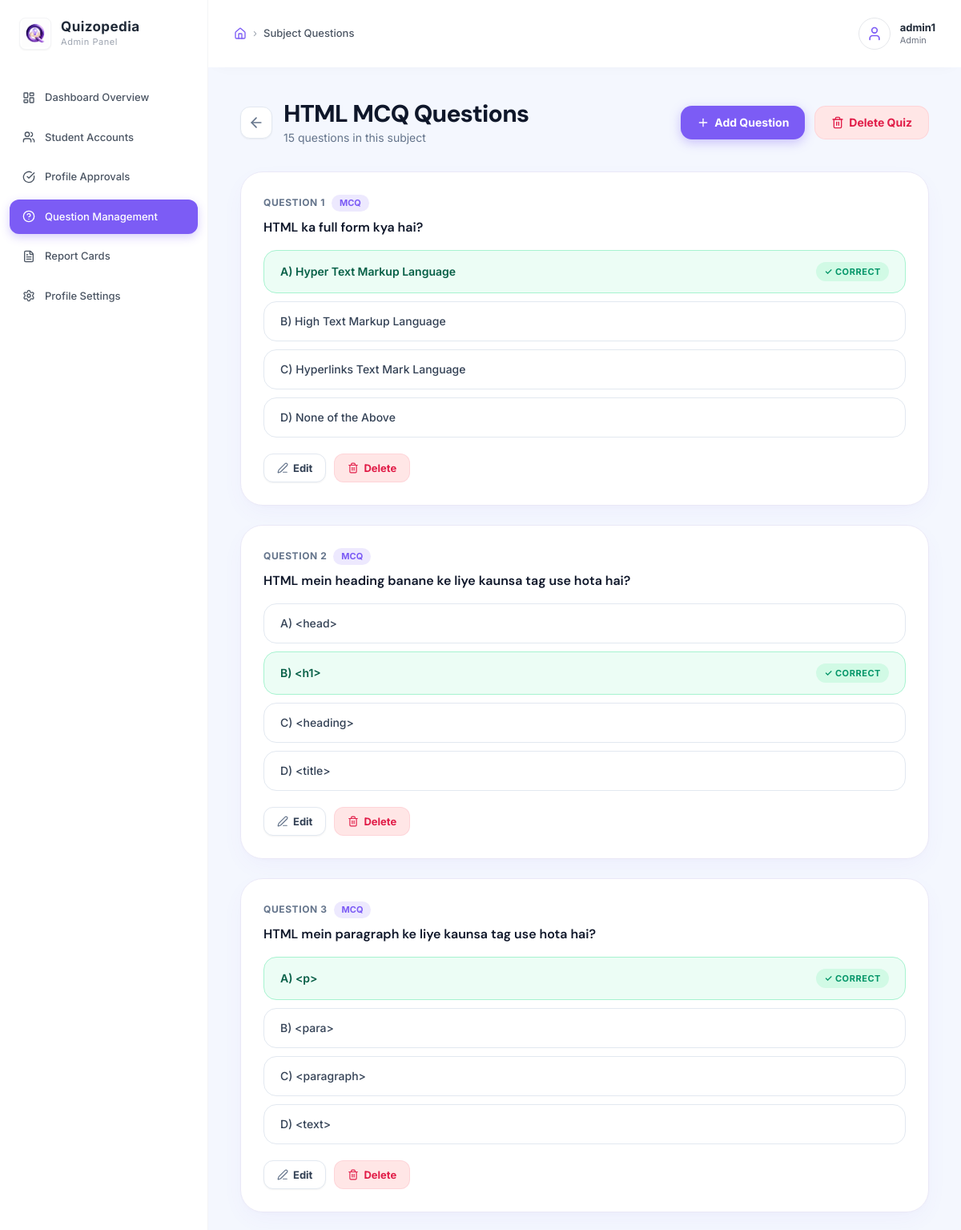
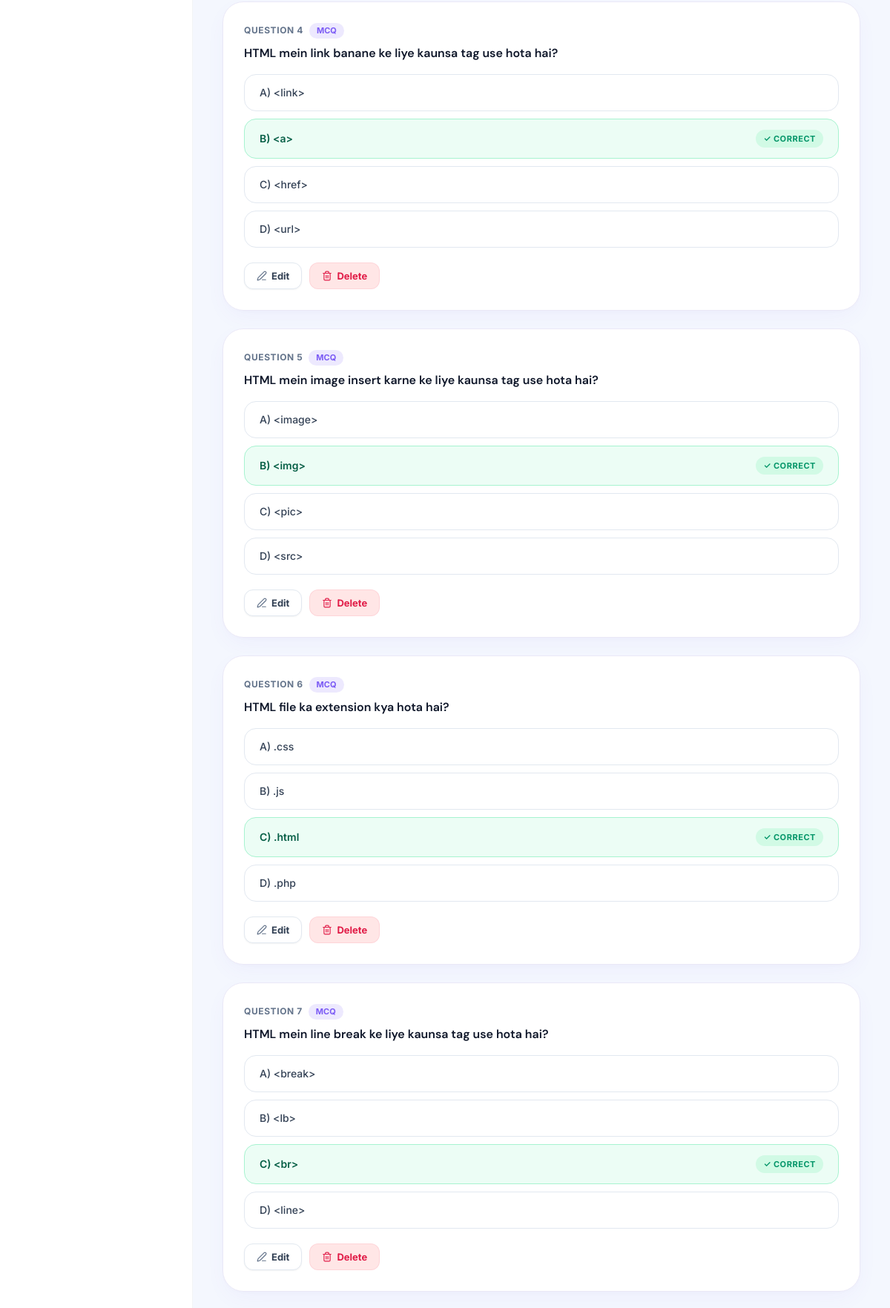
/questions/subject/6/ (signed in, upper part), run on the app's committed database (2 pictures, top to bottom).
### user/models.py (models this page shows, shortened)
class Subject(models.Model):
    name = models.CharField(max_length=150)
    description = models.TextField(blank=True)

class Question(models.Model):
    QUESTION_TYPE_CHOICES = [
        ('qna', 'Question & Answer'),
        ('mcq', '4 Option MCQ'),
    ]
    subject = models.ForeignKey(Subject, on_delete=models.CASCADE, related_name='questions')
    question_type = models.CharField(max_length=3, choices=QUESTION_TYPE_CHOICES, default='qna')
    question_text = models.TextField()
    option_a = models.CharField(max_length=255, default="")
    option_b = models.CharField(max_length=255, default="")
    option_c = models.CharField(max_length=255, default="")
    option_d = models.CharField(max_length=255, default="")
    correct_option = models.CharField(
        max_length=1,
        choices=[('A', 'Option A'), ('B', 'Option B'), ('C', 'Option C'), ('D', 'Option D')],
        default='A'
    )
    @property
    def is_mcq(self):
        return self.question_type == 'mcq'

### adminpanel/views.py (the view)
# urls.py: path('questions/subject/<int:pk>/', views.subject_questions, name='subject_questions'),
@admin_required
def subject_questions(request, pk):
    subject = get_object_or_404(Subject, id=pk)
    questions = subject.questions.all().order_by('id')
    return render(request, 'adminpanel/subject_questions.html', {
        'subject': subject,
        'questions': questions,
    })

### adminpanel/context_processors.py (called while the page is built)
def pending_approvals_count(request):
    if request.user.is_authenticated and (request.user.is_staff or request.user.is_superuser):
        count = ProfileUpdateRequest.objects.filter(status='pending').count()
        return {'pending_approvals_count': count}
    return {'pending_approvals_count': 0}

### adminpanel/templates/adminpanel/subject_questions.html (shortened to what this page needs)
{% extends 'adminpanel/base.html' %}
{% block active_questions %}active{% endblock %}
{% block breadcrumb %}Subject Questions{% endblock %}
{% block content %}
<div class="mb-8 flex flex-col sm:flex-row sm:items-center sm:justify-between gap-4">
  <div class="flex items-center gap-3.5">
    <a href="{% url 'question_list' %}" class="w-10 h-10 rounded-xl bg-white border border-[#e2e8f0] text-[#64748b] hover:text-[#0f172a] hover:border-slate-300 transition flex items-center justify-center shadow-sm" title="Back to Subjects">
      <i data-lucide="arrow-left" class="w-5 h-5"></i>
    </a>
    <div>
      <h1 class="text-2xl sm:text-3xl font-extrabold tracking-tight text-[#0f172a]">{{ subject.name }}</h1>
      <p class="text-[#64748b] text-sm mt-0.5 font-normal">{{ questions.count }} question{{ questions.count|pluralize }} in this subject</p>
    </div>
  </div>
  <div class="flex items-center gap-2.5 sm:gap-3">
    <a href="{% url 'question_add_mcq' %}?subject={{ subject.name|urlencode }}"
      class="h-[42px] px-4 sm:px-5 rounded-[14px] font-bold text-xs sm:text-sm bg-[#7c5cf5] hover:bg-[#6d42e8] text-white flex items-center gap-1.5 shadow-[0_4px_14px_rgba(124,92,245,0.35)] transition-all duration-200 active:scale-95">
      <i data-lucide="plus" class="w-4 h-4 text-white"></i> Add Question
    </a>
    <form method="POST" action="{% url 'subject_delete' subject.id %}" onsubmit="return confirm('Are you sure you want to delete the entire quiz \'{{ subject.name|escapejs }}\' and all its {{ questions.count }} questions? This cannot be undone.');" class="m-0 p-0">
      <button type="submit"
        class="h-[42px] px-4 sm:px-5 rounded-[14px] font-bold text-xs sm:text-sm bg-[#ffe6e6] hover:bg-[#fecdd3] text-[#e11d48] border border-[#fecdd3]/70 flex items-center gap-1.5 transition-all duration-200 active:scale-95" title="Delete entire quiz">
        <i data-lucide="trash-2" class="w-4 h-4 text-[#e11d48]"></i> Delete Quiz
      </button>
    </form>
  </div>
</div>
{% if questions %}
<div class="space-y-6">
  {% for q in questions %}
  <div class="rounded-[28px] p-6 sm:p-7 bg-white border border-[#eae8f7] shadow-[0_10px_30px_-5px_rgba(124,92,245,0.06),0_2px_8px_rgba(0,0,0,0.02)] flex flex-col">
    <div class="flex items-center gap-2 mb-2">
      <span class="text-xs font-bold text-[#64748b] tracking-wider uppercase">QUESTION {{ forloop.counter }}</span>
      {% if q.is_mcq %}
      <span class="text-[11px] font-bold px-2.5 py-0.5 rounded-full bg-[#ede9fe] text-[#7c5cf5]">MCQ</span>
      {% else %}
      <span class="text-[11px] font-bold px-2.5 py-0.5 rounded-full bg-emerald-50 text-emerald-600 border border-emerald-200/70">Q&A</span>
      {% endif %}
    </div>
    <h3 class="text-[15px] sm:text-base font-semibold text-[#0f172a] leading-relaxed mb-4">
      {{ q.question_text }}
    </h3>
    {% if q.is_mcq %}
    <div class="space-y-2.5 mb-5">
      {% if q.option_a %}
      <div class="flex items-center justify-between px-4 py-3 sm:px-5 sm:py-3.5 rounded-[16px] transition-all
        {% if q.correct_option == 'A' %}bg-[#ecfdf5] border border-[#a7f3d0]{% else %}bg-white border border-[#e2e8f0]{% endif %}">
        <span class="text-sm {% if q.correct_option == 'A' %}font-semibold text-[#065f46]{% else %}font-medium text-[#334155]{% endif %}">A) {{ q.option_a }}</span>
        {% if q.correct_option == 'A' %}
        <span class="text-[11px] font-bold tracking-wider px-2.5 py-1 rounded-full bg-[#d1fae5] text-[#059669] uppercase flex items-center gap-1 shrink-0">&check; CORRECT</span>
        {% endif %}
      </div>
      {% endif %}
      {% if q.option_b %}
      <div class="flex items-center justify-between px-4 py-3 sm:px-5 sm:py-3.5 rounded-[16px] transition-all
        {% if q.correct_option == 'B' %}bg-[#ecfdf5] border border-[#a7f3d0]{% else %}bg-white border border-[#e2e8f0]{% endif %}">
        <span class="text-sm {% if q.correct_option == 'B' %}font-semibold text-[#065f46]{% else %}font-medium text-[#334155]{% endif %}">B) {{ q.option_b }}</span>
        {% if q.correct_option == 'B' %}
        <span class="text-[11px] font-bold tracking-wider px-2.5 py-1 rounded-full bg-[#d1fae5] text-[#059669] uppercase flex items-center gap-1 shrink-0">&check; CORRECT</span>
        {% endif %}
      </div>
      {% endif %}
      {% if q.option_c %}
      <div class="flex items-center justify-between px-4 py-3 sm:px-5 sm:py-3.5 rounded-[16px] transition-all
        {% if q.correct_option == 'C' %}bg-[#ecfdf5] border border-[#a7f3d0]{% else %}bg-white border border-[#e2e8f0]{% endif %}">
        <span class="text-sm {% if q.correct_option == 'C' %}font-semibold text-[#065f46]{% else %}font-medium text-[#334155]{% endif %}">C) {{ q.option_c }}</span>
        {% if q.correct_option == 'C' %}
        <span class="text-[11px] font-bold tracking-wider px-2.5 py-1 rounded-full bg-[#d1fae5] text-[#059669] uppercase flex items-center gap-1 shrink-0">&check; CORRECT</span>
        {% endif %}
      </div>
      {% endif %}
      {% if q.option_d %}
      <div class="flex items-center justify-between px-4 py-3 sm:px-5 sm:py-3.5 rounded-[16px] transition-all
        {% if q.correct_option == 'D' %}bg-[#ecfdf5] border border-[#a7f3d0]{% else %}bg-white border border-[#e2e8f0]{% endif %}">
        <span class="text-sm {% if q.correct_option == 'D' %}font-semibold text-[#065f46]{% else %}font-medium text-[#334155]{% endif %}">D) {{ q.option_d }}</span>
      </div>
      {% endif %}
    </div>
    {% endif %}
    <div class="flex items-center gap-2.5">
      <a href="{% url 'question_edit' q.id %}"
        class="h-9 px-4 rounded-xl font-bold text-xs sm:text-[13px] bg-white hover:bg-slate-50 text-[#334155] border border-[#e2e8f0] flex items-center gap-1.5 shadow-sm transition-all duration-200 active:scale-95">
        <i data-lucide="edit-3" class="w-3.5 h-3.5 text-[#64748b]"></i> Edit
      </a>
      <form method="POST" action="{% url 'question_delete' q.id %}" onsubmit="return confirm('Are you sure you want to delete this question?');" class="m-0 p-0">
        <button type="submit"
          class="h-9 px-4 rounded-xl font-bold text-xs sm:text-[13px] bg-[#ffe6e6] hover:bg-[#fecdd3] text-[#e11d48] border border-[#fecdd3]/70 flex items-center gap-1.5 transition-all duration-200 active:scale-95" title="Delete question">
          <i data-lucide="trash-2" class="w-3.5 h-3.5 text-[#e11d48]"></i> Delete
        </button>
      </form>
    </div>
  </div>
  {% endfor %}
</div>
{% endif %}
{% endblock %}

### adminpanel/templates/adminpanel/base.html (shortened to what this page needs)
{% load static %}
<!DOCTYPE html>
<html lang="en">
<head>
  <script src="https://cdn.tailwindcss.com"></script>
</head>
<body class="relative min-h-screen w-full flex overflow-x-hidden">
  <div class="fixed inset-0 -z-10 overflow-hidden">
  </div>
  <aside
    class="hidden lg:flex flex-col w-[260px] bg-white text-gray-700 border-r border-gray-100 flex-shrink-0 h-screen sticky top-0 transition-all duration-300 z-50">
    <div class="h-[84px] flex items-center gap-3 px-6">
      <div class="w-10 h-10 rounded-lg overflow-hidden bg-white flex items-center justify-center flex-shrink-0 shadow-sm border border-gray-100">
        <img src="{% static 'images/lo1.jpg' %}" alt="Logo" class="w-full h-full object-contain p-0.5">
      </div>
      <div class="flex flex-col">
        <span class="text-[17px] font-bold tracking-wide text-gray-800 leading-tight">Quizopedia</span>
        <span class="text-[11px] text-gray-400 tracking-wider">Admin Panel</span>
      </div>
    </div>
    <nav class="flex-1 py-4 space-y-1.5 flex flex-col">
      <a href="{% url 'admin_dashboard' %}"
        class="sidebar-link {% block active_db %}{% endblock %} flex items-center gap-3 px-4 py-3 text-[13px] font-medium">
        <i data-lucide="layout-dashboard" class="w-4 h-4"></i> Dashboard Overview
      </a>
      <a href="{% url 'admin_students' %}"
        class="sidebar-link {% block active_students %}{% endblock %} flex items-center gap-3 px-4 py-3 text-[13px] font-medium">
        <i data-lucide="users" class="w-4 h-4"></i> Student Accounts
      </a>
      <a href="{% url 'admin_profile_approvals' %}"
        class="sidebar-link {% block active_approvals %}{% endblock %} flex items-center gap-3 px-4 py-3 text-[13px] font-medium">
        <i data-lucide="check-circle" class="w-4 h-4"></i> Profile Approvals
      </a>
      <a href="{% url 'question_list' %}"
        class="sidebar-link {% block active_questions %}{% endblock %} flex items-center gap-3 px-4 py-3 text-[13px] font-medium">
        <i data-lucide="help-circle" class="w-4 h-4"></i> Question Management
      </a>
      <a href="{% url 'admin_report_cards' %}"
        class="sidebar-link {% block active_report_cards %}{% endblock %} flex items-center gap-3 px-4 py-3 text-[13px] font-medium">
        <i data-lucide="file-text" class="w-4 h-4"></i> Report Cards
      </a>
      <a href="{% url 'admin_profile' %}"
        class="sidebar-link {% block active_profile %}{% endblock %} flex items-center gap-3 px-4 py-3 text-[13px] font-medium">
        <i data-lucide="settings" class="w-4 h-4"></i> Profile Settings
      </a>
    </nav>
  </aside>
  <div class="flex-1 flex flex-col min-w-0 bg-[#f4f7fe]">
    <header class="h-[84px] bg-white flex items-center justify-between px-8 sticky top-0 z-30 shadow-[0_4px_20px_-10px_rgba(0,0,0,0.05)]">
      <div class="flex items-center gap-4">
        <div class="flex items-center gap-2 text-[13px]">
          <i data-lucide="home" class="w-4 h-4 text-[var(--accent-primary)]"></i>
          <span class="text-gray-400">›</span>
          <span class="text-gray-600 font-medium">{% block breadcrumb %}Dashboard Overview{% endblock %}</span>
        </div>
      </div>
      <div class="flex items-center gap-5">
        <div class="flex items-center gap-3">
          <div class="w-10 h-10 rounded-full bg-[var(--accent-primary)]/10 text-[var(--accent-primary)] flex items-center justify-center border border-[var(--accent-primary)]/20 overflow-hidden">
            {% if request.user.profile_picture %}
              <img src="{{ request.user.profile_picture.url }}" alt="Profile" class="w-full h-full object-cover">
            {% else %}
              <i data-lucide="user" class="w-5 h-5"></i>
            {% endif %}
          </div>
          <div class="hidden md:flex flex-col">
            <span class="text-[13px] font-bold text-gray-800 leading-tight">{{ request.user.username }}</span>
            <span class="text-[11px] text-gray-500">Admin</span>
          </div>
        </div>
      </div>
    </header>
    <main class="flex-1 p-6 md:p-10 max-w-6xl w-full mx-auto animate-fade-in">
      {% block content %}
      {% endblock %}
    </main>
  </div>
</body>
</html>

### adminpanel/templates/adminpanel/base.html (style rules this page uses)
:root { --primary: #7c5cf5; --primary-light: #a78bfa; --primary-dark: #6d42e8; --primary-gradient: linear-gradient(135deg, #7c5cf5 0%, #a78bfa 50%, #8b6cf7 100%); --bg-base: #f5f3ff; --header-bg: rgba(255, 255, 255, 0.8); --header-border: rgba(124, 92, 245, 0.15); --card-bg: #ffffff; --card-border: rgba(124, 92, 245, 0.15); --text-main: #1a1a2e; --text-muted: #6b7280; --text-light-muted: #9ca3af; --border-soft: rgba(124, 92, 245, 0.15); --accent-primary: #7c5cf5; --accent-secondary: #a78bfa; --accent-primary-rgb: 124, 92, 245; --accent-secondary-rgb: 167, 139, 250; --sidebar-bg: rgba(255, 255, 255, 0.7); --sidebar-border: rgba(124, 92, 245, 0.15); --sidebar-link: rgba(26, 26, 46, 0.6); --sidebar-link-hover: rgba(124, 92, 245, 0.08); --sidebar-link-active: #7c5cf5; --panel: #ffffff; --input-bg: #ffffff; --input-border: #e5e7eb; --input-text: #1a1a2e; --input-placeholder: #9ca3af; --table-header-bg: rgba(124, 92, 245, 0.05); }
* { font-family: 'Inter', system-ui, sans-serif; box-sizing: border-box; }
h1, h2, h3, h4, .brand-font { font-family: 'DM Sans', 'Inter', sans-serif; }
body { background: var(--bg-base); color: var(--text-main); min-height: 100vh; overflow-x: hidden; transition: background-color 0.3s ease, color 0.3s ease; }
.sidebar-link { color: #4b5563; transition: all 0.2s ease; border-radius: 12px; margin: 0 12px; }
.sidebar-link.active { background: var(--accent-primary); color: #ffffff; box-shadow: 0 4px 12px rgba(124, 92, 245, 0.3); }
.animate-fade-in { animation: fadeInUp 0.4s cubic-bezier(0.16, 1, 0.3, 1) forwards; }

### data on the page
Subject: name "HTML MCQ Questions"
Question: question_type "MCQ", question_text "HTML ka full form kya hai?", option_a "Hyper Text Markup Language", correct_option "✓ CORRECT", option_b "High Text Markup Language", option_c "Hyperlinks Text Mark Language", option_d "None of the Above"
Question: question_type "MCQ", question_text "HTML mein heading banane ke liye kaunsa tag use hota hai?", option_a "<head>", option_b "<h1>", correct_option "✓ CORRECT", option_c "<heading>", option_d "<title>"
Question: question_type "MCQ", question_text "HTML mein paragraph ke liye kaunsa tag use hota hai?", option_a "<p>", correct_option "✓ CORRECT", option_b "<para>", option_c "<paragraph>", option_d "<text>"
Question: question_type "MCQ", question_text "HTML mein link banane ke liye kaunsa tag use hota hai?", option_a "<link>", option_b "<a>", correct_option "✓ CORRECT", option_c "<href>", option_d "<url>"
Question: question_type "MCQ", question_text "HTML mein image insert karne ke liye kaunsa tag use hota hai?", option_a "<image>", option_b "<img>", correct_option "✓ CORRECT", option_c "<pic>", option_d "<src>"
Question: question_type "MCQ", question_text "HTML file ka extension kya hota hai?", option_a ".css", option_b ".js", option_c ".html", correct_option "✓ CORRECT", option_d ".php"
Question: question_type "MCQ", question_text "HTML mein line break ke liye kaunsa tag use hota hai?", option_a "<break>", option_b "<lb>", option_c "<br>", correct_option "✓ CORRECT", option_d "<line>"

### other printed values
{{ request.user.username }} "admin1"
{{ questions.count }} "15"
